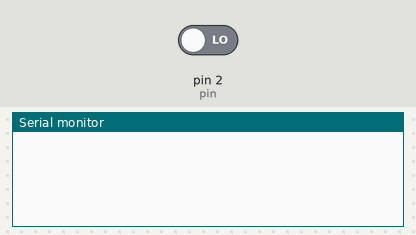
Simulated run of this sketch. Board: Arduino Uno, built with avr-gcc and run on an emulated ATmega328P. Shown: the last lines printed to the serial monitor. The inputs (shaded band) are chosen by the test bench; at power-on: pin 2 (pin) LOW.

Above: at 1.2 s.
1.3 s: pin 2 (pin) driven HIGH
At 1.9 s:
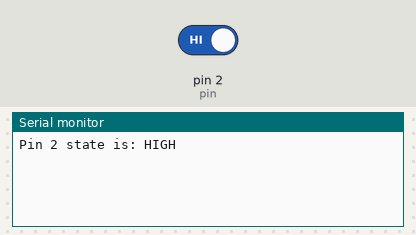
2.8 s: pin 2 (pin) driven LOW
At 4.2 s:
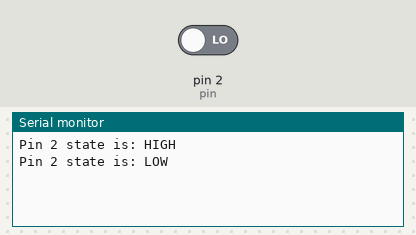

Measured:
- after the input at 1.3 s, the serial monitor: prints a new line at once (image 1)
- after the input at 2.8 s, the serial monitor: prints a new line at once (image 2)

The sketch:

cb.ino
```cpp
#include "testlib.h"

const int pin = 2;
testLib myLib; // object instance

void writePinStateToSerial(const int state)
{
    Serial.print("Pin ");
    Serial.print(pin, DEC);
    Serial.print(" state is: ");
    Serial.println(state ? "HIGH" : "LOW");
}

void setup()
{
    Serial.begin(115200);

    myLib.begin(pin);
    myLib.setCallback(writePinStateToSerial);
}

void loop()
{
    // nothing here
}
```

testlib.cpp
```cpp
#include "testlib.h"

// Outside of class
testLib *pointerToClass; // declare a pointer to testLib class

static void outsideInterruptHandler(void)
{                                            // define global handler
    pointerToClass->classInterruptHandler(); // calls class member handler
}

// Class members
void testLib::begin(int interruptPin)
{
    pinMode(interruptPin, INPUT);

    pointerToClass = this; // assign current instance to pointer (IMPORTANT!!!)
    attachInterrupt(digitalPinToInterrupt(interruptPin), outsideInterruptHandler, CHANGE);

    localInterruptPin = interruptPin;
}

void testLib::classInterruptHandler(void)
{
    localPointerToCallback(digitalRead(localInterruptPin));
}
```

testlib.h
```cpp
#ifndef TESTLIB_H
#define TESTLIB_H

#include "Arduino.h"

class testLib
{

public:
    void begin(int interruptPin);
    void classInterruptHandler(void);
    void setCallback(void (*userDefinedCallback)(const int))
    {
        localPointerToCallback = userDefinedCallback;
    }

private:
    int localInterruptPin; // need to store pin because it will be used in another function
    void (*localPointerToCallback)(const int);
};

#endif
```
